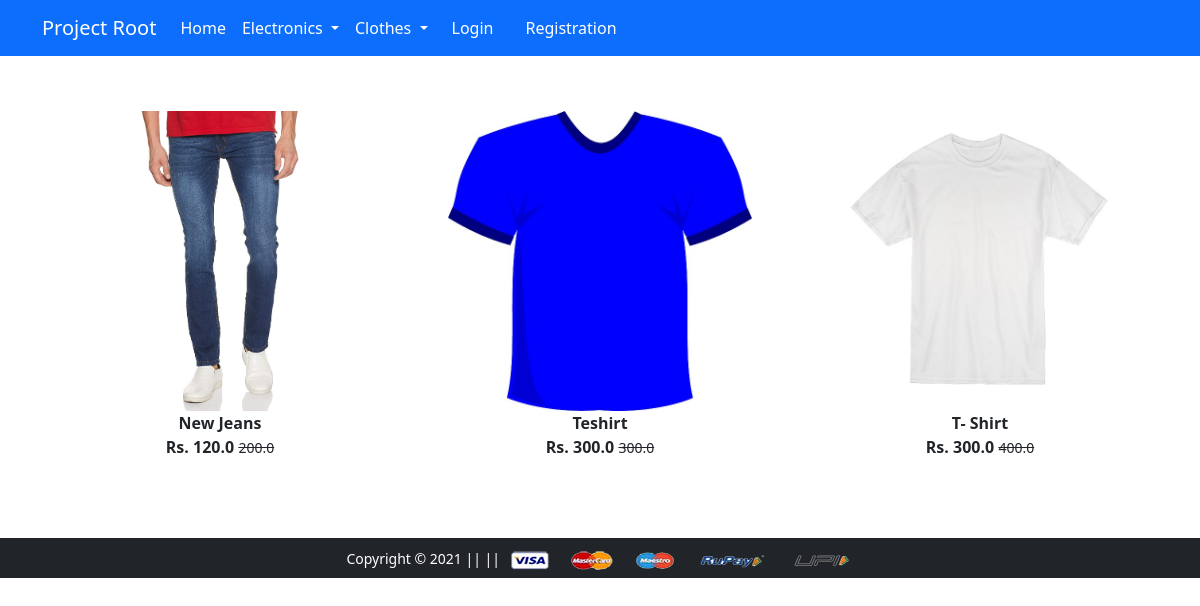
Page /shoping/tshirt/ on the committed database.
### app/models.py (models this page shows, shortened)
class Product(models.Model):
 title = models.CharField(max_length=100)
 selling_price = models.FloatField()
 discounted_price = models.FloatField()
 description = models.TextField()
 brand = models.CharField(max_length=100)
 category = models.CharField( choices=CATEGORY_CHOICES, max_length=2)
 product_image = models.ImageField(upload_to='productimg')

### app/views.py (the view)
# urls.py: path('tshirt/', views.tshirt, name='tshirt'),
def tshirt(request):
	totalitem = 0
	if request.user.is_authenticated:
		totalitem = len(Cart.objects.filter(user=request.user))
	tshirt = Product.objects.filter(category='TW')
	return render(request, 'app/tshirt.html', {'tshirt':tshirt, 'totalitem':totalitem})

### app/templates/app/tshirt.html (shortened to what this page needs)
{% extends 'app/base.html' %}
{% load static %}
{% block main-content %}
<div class="container my-5">
 <div class="row">
  <div class="col-sm-12">
   <div class="row">
    {% for product in tshirt %}
     <div class="col-sm-4 text-center mb-4">
      <a href="{% url 'product-detail' product.id %}" class="btn">
       <div class="item">
        <img src="{{product.product_image.url}}" alt="" height="300" class="">
        <div class="fw-bold">{{product.title}}</div>
        <div class="fw-bold">Rs. {{product.discounted_price}} <small class="fw-light text-decoration-line-through">{{product.selling_price}}</small></div>
       </div>
      </a>
     </div>
    {% endfor %}
   </div>
  </div>
 </div>
</div>
{% endblock main-content %}

### rows in the picture
Product: product_image (picture), title "New Jeans", discounted_price "120.0", selling_price "200.0"
Product: product_image (picture), title "Teshirt", discounted_price "300.0", selling_price "300.0"
Product: product_image (picture), title "T- Shirt", discounted_price "300.0", selling_price "400.0"
